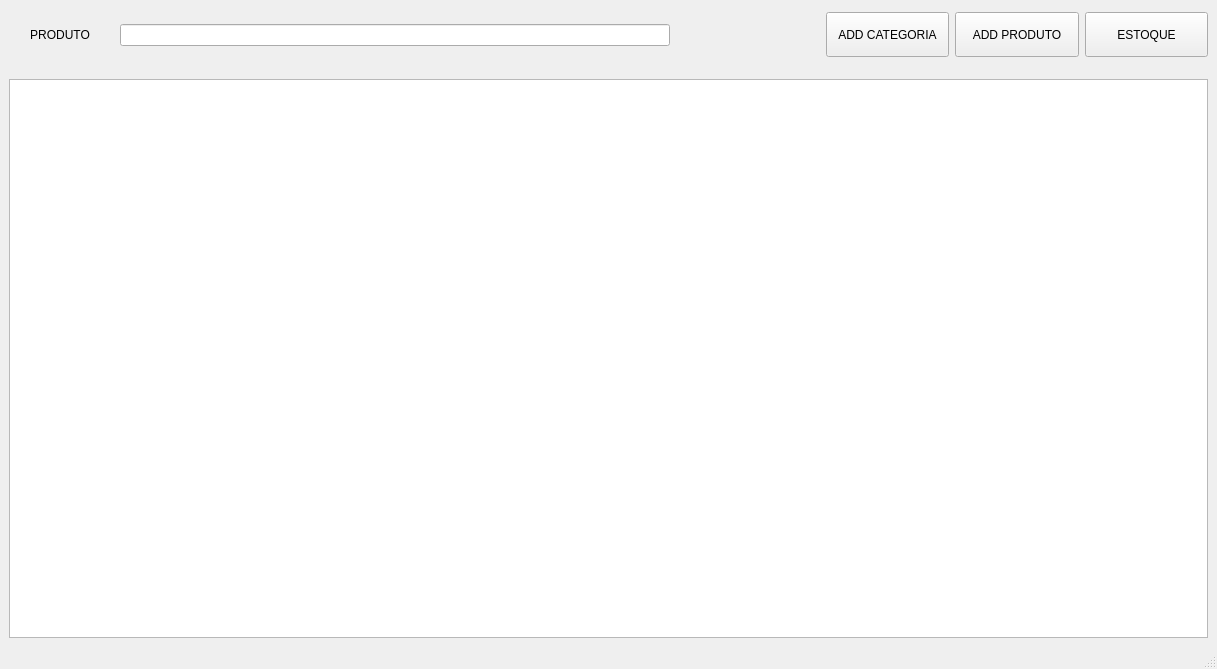
<?xml version="1.0" encoding="UTF-8"?>
<ui version="4.0">
 <class>MainWindow</class>
 <widget class="QMainWindow" name="MainWindow">
  <property name="windowModality">
   <enum>Qt::WindowModality::NonModal</enum>
  </property>
  <property name="geometry">
   <rect>
    <x>0</x>
    <y>0</y>
    <width>1217</width>
    <height>669</height>
   </rect>
  </property>
  <property name="maximumSize">
   <size>
    <width>1217</width>
    <height>669</height>
   </size>
  </property>
  <property name="windowTitle">
   <string>PRODUTOS</string>
  </property>
  <property name="styleSheet">
   <string notr="true"/>
  </property>
  <widget class="QWidget" name="centralwidget">
   <property name="styleSheet">
    <string notr="true"/>
   </property>
   <layout class="QVBoxLayout" name="verticalLayout">
    <property name="spacing">
     <number>0</number>
    </property>
    <property name="leftMargin">
     <number>0</number>
    </property>
    <property name="topMargin">
     <number>0</number>
    </property>
    <property name="rightMargin">
     <number>0</number>
    </property>
    <property name="bottomMargin">
     <number>0</number>
    </property>
    <item>
     <widget class="QWidget" name="widget" native="true">
      <property name="minimumSize">
       <size>
        <width>0</width>
        <height>70</height>
       </size>
      </property>
      <property name="maximumSize">
       <size>
        <width>16777215</width>
        <height>70</height>
       </size>
      </property>
      <property name="styleSheet">
       <string notr="true"/>
      </property>
      <layout class="QHBoxLayout" name="horizontalLayout">
       <property name="spacing">
        <number>0</number>
       </property>
       <property name="leftMargin">
        <number>0</number>
       </property>
       <property name="topMargin">
        <number>0</number>
       </property>
       <property name="rightMargin">
        <number>0</number>
       </property>
       <property name="bottomMargin">
        <number>0</number>
       </property>
       <item>
        <widget class="QWidget" name="widget_3" native="true">
         <property name="minimumSize">
          <size>
           <width>120</width>
           <height>0</height>
          </size>
         </property>
         <property name="maximumSize">
          <size>
           <width>120</width>
           <height>120</height>
          </size>
         </property>
         <property name="styleSheet">
          <string notr="true"/>
         </property>
         <layout class="QVBoxLayout" name="verticalLayout_4">
          <item>
           <widget class="QLabel" name="label">
            <property name="maximumSize">
             <size>
              <width>120</width>
              <height>16777215</height>
             </size>
            </property>
            <property name="styleSheet">
             <string notr="true">border: transparent;</string>
            </property>
            <property name="text">
             <string>PRODUTO</string>
            </property>
            <property name="alignment">
             <set>Qt::AlignmentFlag::AlignCenter</set>
            </property>
           </widget>
          </item>
         </layout>
        </widget>
       </item>
       <item>
        <widget class="QWidget" name="widget_4" native="true">
         <property name="minimumSize">
          <size>
           <width>600</width>
           <height>0</height>
          </size>
         </property>
         <layout class="QVBoxLayout" name="verticalLayout_3">
          <property name="spacing">
           <number>0</number>
          </property>
          <property name="leftMargin">
           <number>0</number>
          </property>
          <property name="topMargin">
           <number>0</number>
          </property>
          <property name="rightMargin">
           <number>0</number>
          </property>
          <property name="bottomMargin">
           <number>0</number>
          </property>
          <item>
           <widget class="QLineEdit" name="FilterProducts">
            <property name="maximumSize">
             <size>
              <width>550</width>
              <height>16777215</height>
             </size>
            </property>
            <property name="styleSheet">
             <string notr="true">border-left: 1px solid red;
border-right: 1px solid red;</string>
            </property>
           </widget>
          </item>
         </layout>
        </widget>
       </item>
       <item>
        <widget class="QWidget" name="widget_5" native="true">
         <property name="minimumSize">
          <size>
           <width>400</width>
           <height>0</height>
          </size>
         </property>
         <property name="styleSheet">
          <string notr="true"/>
         </property>
         <layout class="QHBoxLayout" name="horizontalLayout_2">
          <item>
           <widget class="QPushButton" name="add_categoria">
            <property name="maximumSize">
             <size>
              <width>16777215</width>
              <height>45</height>
             </size>
            </property>
            <property name="text">
             <string>ADD CATEGORIA</string>
            </property>
           </widget>
          </item>
          <item>
           <widget class="QPushButton" name="add_products">
            <property name="minimumSize">
             <size>
              <width>50</width>
              <height>45</height>
             </size>
            </property>
            <property name="maximumSize">
             <size>
              <width>16777215</width>
              <height>45</height>
             </size>
            </property>
            <property name="text">
             <string>ADD PRODUTO</string>
            </property>
           </widget>
          </item>
          <item>
           <widget class="QPushButton" name="atualizar_estoque">
            <property name="minimumSize">
             <size>
              <width>50</width>
              <height>45</height>
             </size>
            </property>
            <property name="maximumSize">
             <size>
              <width>16777215</width>
              <height>45</height>
             </size>
            </property>
            <property name="text">
             <string>ESTOQUE</string>
            </property>
           </widget>
          </item>
         </layout>
        </widget>
       </item>
      </layout>
     </widget>
    </item>
    <item>
     <widget class="QFrame" name="products">
      <layout class="QVBoxLayout" name="verticalLayout_5">
       <item>
        <widget class="QTableWidget" name="tableWidget">
         <attribute name="horizontalHeaderVisible">
          <bool>true</bool>
         </attribute>
         <attribute name="horizontalHeaderCascadingSectionResizes">
          <bool>false</bool>
         </attribute>
         <attribute name="horizontalHeaderHighlightSections">
          <bool>true</bool>
         </attribute>
         <attribute name="horizontalHeaderShowSortIndicator" stdset="0">
          <bool>false</bool>
         </attribute>
         <attribute name="horizontalHeaderStretchLastSection">
          <bool>false</bool>
         </attribute>
         <attribute name="verticalHeaderVisible">
          <bool>true</bool>
         </attribute>
         <attribute name="verticalHeaderCascadingSectionResizes">
          <bool>false</bool>
         </attribute>
         <attribute name="verticalHeaderHighlightSections">
          <bool>true</bool>
         </attribute>
         <attribute name="verticalHeaderShowSortIndicator" stdset="0">
          <bool>false</bool>
         </attribute>
         <attribute name="verticalHeaderStretchLastSection">
          <bool>false</bool>
         </attribute>
        </widget>
       </item>
      </layout>
     </widget>
    </item>
   </layout>
  </widget>
  <widget class="QStatusBar" name="statusbar"/>
 </widget>
 <resources/>
 <connections/>
</ui>
